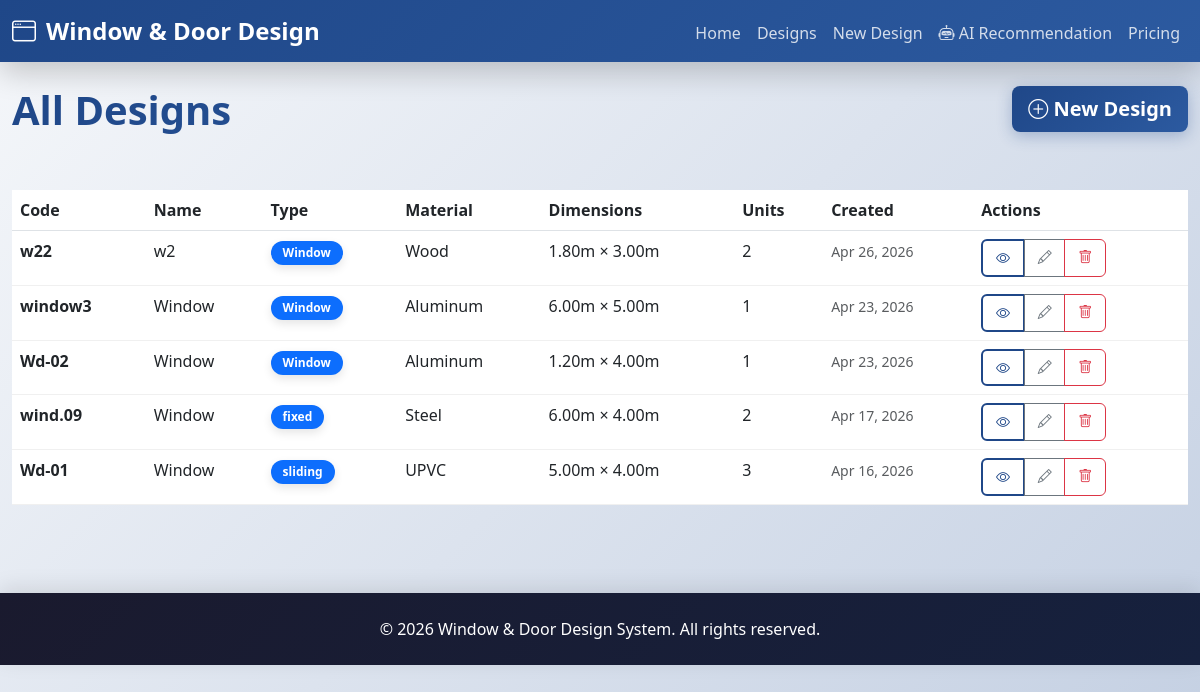
The page /designs/ on the database its author committed.
### design_system/models.py (models this page shows, shortened)
class WindowDoorDesign(models.Model):
    TYPE_CHOICES = [
        ('window', 'Window'),
        ('door', 'Door'),
    ]
    GLASS_TYPE_CHOICES = [
        ('clear', 'Clear Glass'),
        ('tinted', 'Tinted Glass'),
        ('frosted', 'Frosted Glass'),
        ('double_glazed', 'Double Glazed'),
        ('tempered', 'Tempered Glass'),
    ]
    FINISH_TYPE_CHOICES = [
        ('anodized', 'Anodized'),
        ('powder_coated', 'Powder Coated'),
        ('raw', 'Raw'),
        ('painted', 'Painted'),
        ('natural_wood', 'Natural Wood'),
    ]
    MATERIAL_CHOICES = [
        ('aluminum', 'Aluminum'),
        ('upvc', 'UPVC'),
        ('steel', 'Steel'),
        ('wood', 'Wood'),
    ]
    name = models.CharField(max_length=100)
    code = models.CharField(max_length=50, unique=True)
    width = models.DecimalField(max_digits=10, decimal_places=2, validators=[MinValueValidator(0.1)])  # in meters
    height = models.DecimalField(max_digits=10, decimal_places=2, validators=[MinValueValidator(0.1)])  # in meters
    type_choice = models.CharField(max_length=20, choices=TYPE_CHOICES)
    glass_type = models.CharField(max_length=20, choices=GLASS_TYPE_CHOICES, null=True, blank=True)
    has_mesh = models.BooleanField(default=False)
    finish_type = models.CharField(max_length=20, choices=FINISH_TYPE_CHOICES)
    number_of_units = models.IntegerField(validators=[MinValueValidator(1)], default=1)
    material = models.CharField(max_length=20, choices=MATERIAL_CHOICES, default='aluminum')
    total_area = models.DecimalField(max_digits=10, decimal_places=4, editable=False, default=0)
    estimated_cost = models.DecimalField(max_digits=15, decimal_places=2, editable=False, default=0)
    created_at = models.DateTimeField(auto_now_add=True)
    updated_at = models.DateTimeField(auto_now=True)
    class Meta:
        verbose_name_plural = "Window/Door Designs"
        ordering = ['-created_at']

### design_system/views.py (the view)
# urls.py: path('designs/', views.design_list, name='design_list'),
def design_list(request):
    designs = WindowDoorDesign.objects.all().order_by('-created_at')
    context = {
        'designs': designs,
        'page_title': 'All Designs',
    }
    return render(request, 'design_list.html', context)

### templates/design_list.html (shortened to what this page needs)
{% extends 'base.html' %}
{% block content %}
<div class="row mb-4">
    <div class="col-md-8">
        <h1 class="page-title">All Designs</h1>
    </div>
    <div class="col-md-4 text-end">
        <a href="{% url 'create_design' %}" class="btn btn-primary btn-lg">
            <i class="bi bi-plus-circle"></i> New Design
        </a>
    </div>
</div>
{% if designs %}
<div class="table-responsive">
    <table class="table table-hover">
        <thead>
            <tr style="background-color: #f8f9fa;">
                <th>Code</th>
                <th>Name</th>
                <th>Type</th>
                <th>Material</th>
                <th>Dimensions</th>
                <th>Units</th>
                <th>Created</th>
                <th>Actions</th>
            </tr>
        </thead>
        <tbody>
            {% for design in designs %}
            <tr>
                <td><strong>{{ design.code }}</strong></td>
                <td>{{ design.name }}</td>
                <td>
                    <span class="badge bg-primary">{{ design.get_type_choice_display }}</span>
                </td>
                <td>{{ design.get_material_display }}</td>
                <td>{{ design.width }}m × {{ design.height }}m</td>
                <td>{{ design.number_of_units }}</td>
                <td>
                    <small class="text-muted">{{ design.created_at|date:"M d, Y" }}</small>
                </td>
                <td>
                    <div class="btn-group btn-group-sm" role="group">
                        <a href="{% url 'design_detail' design.pk %}" class="btn btn-outline-primary" title="View">
                            <i class="bi bi-eye"></i>
                        </a>
                        <a href="{% url 'edit_design' design.pk %}" class="btn btn-outline-secondary" title="Edit">
                            <i class="bi bi-pencil"></i>
                        </a>
                        <a href="{% url 'delete_design' design.pk %}" class="btn btn-outline-danger" title="Delete">
                            <i class="bi bi-trash"></i>
                        </a>
                    </div>
                </td>
            </tr>
            {% endfor %}
        </tbody>
    </table>
</div>
{% endif %}
{% endblock %}

### static/css/style.css (style rules this page uses)
:root { --primary-color: #1f4788; --secondary-color: #2c5aa0; --accent-color: #ff6b6b; --light-bg: #f8f9fa; --success-color: #10b981; --info-color: #3b82f6; }
* { transition: all 0.3s cubic-bezier(0.4, 0, 0.2, 1); }
body { font-family: 'Segoe UI', Tahoma, Geneva, Verdana, sans-serif; background: linear-gradient(135deg, #f5f7fa 0%, #c3cfe2 100%); background-attachment: fixed; min-height: 100vh; }
.btn-primary { background: linear-gradient(135deg, var(--primary-color) 0%, var(--secondary-color) 100%); border: none; border-radius: 8px; font-weight: 600; box-shadow: 0 4px 15px rgba(31, 71, 136, 0.3); transition: all 0.3s ease; position: relative; overflow: hidden; }
.btn-primary::before { content: ''; position: absolute; top: 0; left: -100%; width: 100%; height: 100%; background: rgba(255,255,255,0.2); transition: left 0.3s ease; }
.btn-outline-primary { border: 2px solid var(--primary-color); color: var(--primary-color); border-radius: 8px; font-weight: 600; }
.page-title { color: var(--primary-color); margin-bottom: 2rem; font-weight: 700; font-size: 2.5rem; animation: fadeInDown 0.6s ease; background: linear-gradient(135deg, var(--primary-color) 0%, var(--secondary-color) 100%); -webkit-background-clip: text; -webkit-text-fill-color: transparent; background-clip: text; }
.btn-group-sm .btn { padding: 0.4rem 0.8rem; font-size: 0.875rem; border-radius: 6px; transition: all 0.2s ease; }
table { border-collapse: separate; border-spacing: 0; }
table thead tr { background: linear-gradient(135deg, var(--primary-color) 0%, var(--secondary-color) 100%); color: white; font-weight: 600; }
table tbody tr { transition: all 0.3s ease; border-bottom: 1px solid #f0f0f0; }
.badge { padding: 6px 12px; border-radius: 20px; font-weight: 600; box-shadow: 0 4px 10px rgba(0,0,0,0.1); }

### rows shown on the page
WindowDoorDesign: code "w22", name "w2", type_choice "Window", material "Wood", width "1.80", height "3.00", number_of_units "2", created_at "Apr 26, 2026"
WindowDoorDesign: code "window3", name "Window", type_choice "Window", material "Aluminum", width "6.00", height "5.00", number_of_units "1", created_at "Apr 23, 2026"
WindowDoorDesign: code "Wd-02", name "Window", type_choice "Window", material "Aluminum", width "1.20", height "4.00", number_of_units "1", created_at "Apr 23, 2026"
WindowDoorDesign: code "wind.09", name "Window", type_choice "fixed", material "Steel", width "6.00", height "4.00", number_of_units "2", created_at "Apr 17, 2026"
WindowDoorDesign: code "Wd-01", name "Window", type_choice "sliding", material "UPVC", width "5.00", height "4.00", number_of_units "3", created_at "Apr 16, 2026"
